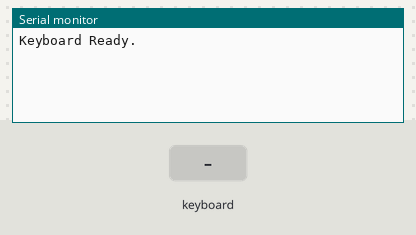
Bench run of a sketch on a simulated Arduino Uno, built with avr-gcc and run on an emulated ATmega328P. Parts: the last lines printed to the serial monitor. Inputs (shaded band) come from the test bench.

Above: at 1.2 s.
1.3 s: PS/2 keyboard text "1" received
At 2.1 s:
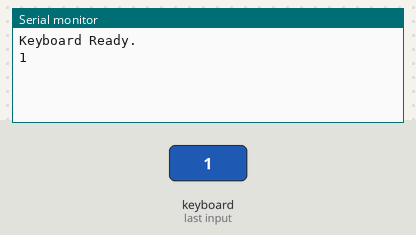
2.8 s: PS/2 keyboard text "a" received
At 3.3 s:
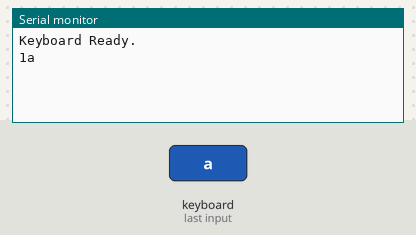

Measured:
- after the input at 1.3 s, the serial monitor: prints a new line at once (image 1)
- after the input at 2.8 s, the serial monitor: prints a new line at once (image 2)

The sketch:

keyboard.ino
```cpp
#include <PS2Keyboard.h>
#include <SoftwareSerial.h>

const int DataPin = 2;
const int IRQpin = 3;
PS2Keyboard keyboard;

SoftwareSerial esp8266(4, 5);  // RX, TX for ESP8266

void setup() {
  Serial.begin(115200);
  esp8266.begin(115200);  // Initialize SoftwareSerial for ESP8266 communication

  keyboard.begin(DataPin, IRQpin);
  Serial.println("Keyboard Ready.");
  esp8266.println("Keyboard Ready.");  // Send a message to ESP8266
}

void loop() {
  if (keyboard.available()) {
    char c = keyboard.read();
    Serial.print(c);  // Print to Serial for debugging
    esp8266.print(c);  // Send keystrokes to ESP8266
  }
}
```
